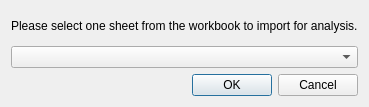
<?xml version="1.0" encoding="UTF-8"?>
<ui version="4.0">
 <class>SheetSelectDialog</class>
 <widget class="QDialog" name="SheetSelectDialog">
  <property name="geometry">
   <rect>
    <x>0</x>
    <y>0</y>
    <width>332</width>
    <height>107</height>
   </rect>
  </property>
  <property name="windowTitle">
   <string>Import Data</string>
  </property>
  <layout class="QVBoxLayout" name="verticalLayout">
   <item>
    <widget class="QLabel" name="label">
     <property name="text">
      <string>Please select one sheet from the workbook to import for analysis.</string>
     </property>
    </widget>
   </item>
   <item>
    <widget class="QComboBox" name="comboBox"/>
   </item>
   <item>
    <widget class="QDialogButtonBox" name="buttonBox">
     <property name="orientation">
      <enum>Qt::Horizontal</enum>
     </property>
     <property name="standardButtons">
      <set>QDialogButtonBox::Cancel|QDialogButtonBox::Ok</set>
     </property>
    </widget>
   </item>
  </layout>
 </widget>
 <resources/>
 <connections>
  <connection>
   <sender>buttonBox</sender>
   <signal>accepted()</signal>
   <receiver>SheetSelectDialog</receiver>
   <slot>accept()</slot>
   <hints>
    <hint type="sourcelabel">
     <x>248</x>
     <y>254</y>
    </hint>
    <hint type="destinationlabel">
     <x>157</x>
     <y>274</y>
    </hint>
   </hints>
  </connection>
  <connection>
   <sender>buttonBox</sender>
   <signal>rejected()</signal>
   <receiver>SheetSelectDialog</receiver>
   <slot>reject()</slot>
   <hints>
    <hint type="sourcelabel">
     <x>316</x>
     <y>260</y>
    </hint>
    <hint type="destinationlabel">
     <x>286</x>
     <y>274</y>
    </hint>
   </hints>
  </connection>
 </connections>
</ui>
